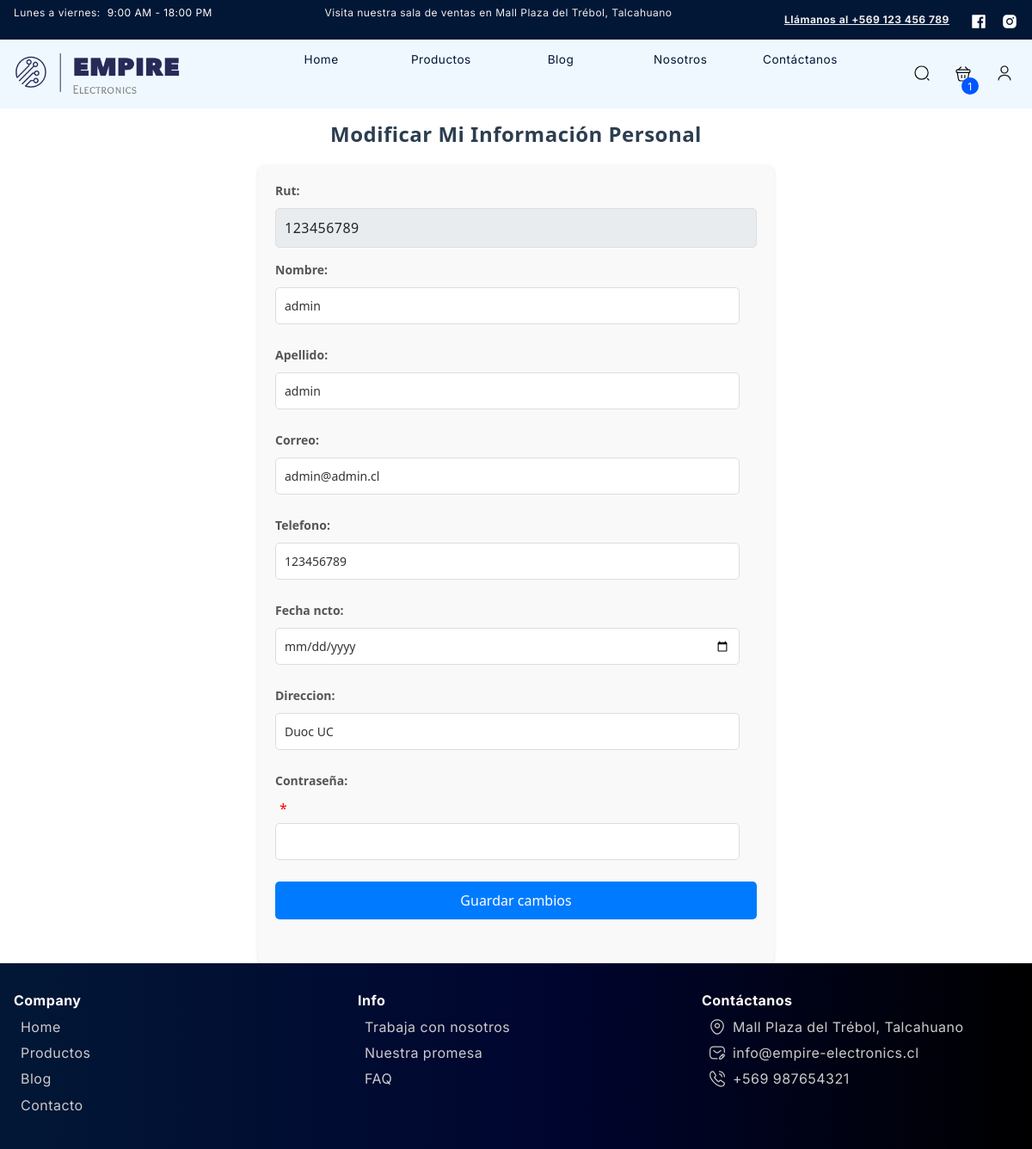
/perfil/ (signed in), run on the app's committed database.
### empireapp/models.py (models this page shows, shortened)
class Cliente(AbstractBaseUser, PermissionsMixin):
    rut = models.CharField(max_length=12, unique=True, primary_key=True)
    nombre = models.CharField(max_length=100)
    apellido = models.CharField(max_length=100)
    correo = models.EmailField(max_length=100, unique=True)
    telefono = models.CharField(max_length=20)
    fecha_ncto = models.DateField(default=timezone.now)
    direccion = models.CharField(max_length=255)
    is_active = models.BooleanField(default=True)
    is_staff = models.BooleanField(default=False)
    objects = ClienteManager()
    USERNAME_FIELD = 'correo'
    REQUIRED_FIELDS = ['rut', 'nombre', 'apellido', 'telefono', 'fecha_ncto', 'direccion']

### empireapp/views.py (the view)
# urls.py: path('perfil/', perfil, name='perfil'),
@login_required
def perfil(request):
    if request.method == 'POST':
        form = UpdateClienteForm(request.POST, instance=request.user)
        if form.is_valid():
            form.save()
            messages.success(request,'Modificacion exitosa.')
            return redirect('perfil')
    else:
        form = UpdateClienteForm(instance=request.user)
    return render(request, 'empireapp/pages/perfil.html', {'form': form})

### empireapp/forms.py (shortened to what this page needs)
class UpdateClienteForm(UserChangeForm):
    fecha_ncto = forms.DateField(widget=forms.DateInput(attrs={'type': 'date'}))
    password = forms.CharField(label='Contraseña', strip=False, required=False, widget=forms.PasswordInput)
    correo = forms.EmailField(validators=[validate_email])
    telefono = forms.IntegerField()
    class Meta(UserChangeForm.Meta):
        model = Cliente
        fields = ('rut', 'nombre', 'apellido', 'correo', 'telefono', 'fecha_ncto', 'direccion')
    def __init__(self, *args, **kwargs):
        super().__init__(*args, **kwargs)
        self.fields['rut'].disabled = True  # Deshabilita el campo rut

### empireapp/context_processors.py (called while the page is built)
def cart_item_count(request):
    cart_item_count = 0
    items = []
    total = 0
    if request.user.is_authenticated:
        cart = Cart.objects.filter(user=request.user).first()
        if cart:
            cart_items = CartItem.objects.filter(cart=cart).select_related('producto')
            cart_item_count = cart_items.count()
            items = cart_items
            total = sum(item.producto.precio * item.quantity for item in items)
    else:
        cart = None
    return {'cart_item_count': cart_item_count, 'cart': cart, 'items': items, 'total': total}

def login_form(request):
    form = AuthenticationForm()
    return {'login_form': form}

### empireapp/templatetags/custom_filters.py (called while the page is built)
@register.filter
def currency(value):
    return "${:,.0f}".format(value)

### empireapp/templates/empireapp/pages/perfil.html (shortened to what this page needs)
{% extends "../index.html" %}
{% load static %}
{% block contenedor %}
<h2 class="page-title">Modificar Mi Información Personal</h2>
<form method="post" class="profile-form">
    <div class="form-group">
        {{ form.rut.label_tag }}
        <span class="form-value">{{ form.rut.value }}</span>
    </div>
    <div class="form-group">
        {{ form.nombre.label_tag }}
        {{ form.nombre }}
    </div>
    <div class="form-group">
        {{ form.apellido.label_tag }}
        {{ form.apellido }}
    </div>
    <div class="form-group">
        {{ form.correo.label_tag }}
        {{ form.correo }}
    </div>
    <div class="form-group">
        {{ form.telefono.label_tag }}
        {{ form.telefono }}
    </div>
    <div class="form-group">
        {{ form.fecha_ncto.label_tag }}
        {{ form.fecha_ncto }}
    </div>
    <div class="form-group">
        {{ form.direccion.label_tag }}
        {{ form.direccion }}
    </div>
    <div class="form-group">
        {{ form.password.label_tag }}<span class="required">*</span>
        <input type="password" name="{{ form.password.name }}" id="{{ form.password.id_for_label }}" required class="required-field">
    </div>
    <div class="form-group btn-container">
        <button type="submit" class="btn-save">Guardar cambios</button>
    </div>
</form>
{% endblock contenedor %}

### empireapp/static/empireapp/css/style.css (style rules this page uses)
:root { --color-black: #021736; --color-green-dark: #1B4242; --color-orange: #F45E0C; --color-orange-light: #FDDBC9; --color-sage: #436850; --color-blue: #0156FF; --color-gray-dark: #7d7d7d; --color-gray-light: #CBCBCB; --color-gray-lighter: #efefef; --color-white: #FFFFFF; --font-primary: "Inter", sans-serif; --transition: all 0.3s ease; --box-shadow: rgba(50, 50, 105, 0.15) 0px 2px 5px 0px, rgba(0, 0, 0, 0.05) 0px 1px 1px 0px; --box-shadow-2: rgb(39 39 94 / 15%) 0 100px 50px 100px, rgb(39 39 94 / 15%) 0 100px 50px 100px }
* { margin: 0; padding: 0; -webkit-box-sizing: border-box; -moz-box-sizing: border-box; box-sizing: border-box; -webkit-font-smoothing: antialiased; -moz-osx-font-smoothing: grayscale; text-rendering: optimizeLegibility; }
body { font-family: var(--font-primary); font-size: 16px; font-optical-sizing: auto; font-style: normal; font-variation-settings: "slnt" 0; }
h1,h2,h3,h4,h5,h6, a, p, span, textarea { letter-spacing: 0.03rem; }
.form-group { display: flex; flex-direction: column; gap: 5px; }
.form-group label { font-size: 16px; color: #333; font-weight: 600; }
.form-group input { padding: 10px; font-size: 16px; border: 1px solid #ccc; border-radius: 4px; transition: border-color 0.3s; }
form button, .btn-logout, .btn-register, .btn-login { display: block; background-color: #4CAF50; color: white; text-align: center; padding: 10px 20px; border: none; border-radius: 5px; cursor: pointer; transition: background-color 0.3s; width: 100%; margin-bottom: 1rem; text-decoration: none; }
.page-title { font-size: 40px; font-weight: bold; margin-bottom: 20px; text-align: center; color: #333; }
.page-title { font-size: 24px; font-weight: bold; margin-bottom: 20px; text-align: center; color: #333; }
.profile-form { max-width: 600px; margin: 0 auto; padding: 20px; background-color: #f9f9f9; border-radius: 8px; box-shadow: 0 2px 4px rgba(0, 0, 0, 0.1); }
.form-group { margin-bottom: 15px; }
.form-group label { display: block; font-weight: bold; margin-bottom: 5px; color: #007bff; }
.form-group .required { color: red; margin-left: 5px; }
.form-group input, .form-group .form-value { width: 100%; padding: 10px; border: 1px solid #ddd; border-radius: 5px; box-sizing: border-box; }
.form-group .form-value { background-color: #e9ecef; padding: 10px; border-radius: 5px; }
.required-field { border: 2px solid red; }
.btn-container { text-align: center; }
.btn-save { padding: 10px 20px; background-color: #007bff; color: white; border: none; border-radius: 5px; text-decoration: none; text-align: center; transition: background-color 0.3s; cursor: pointer; }
.page-title { font-size: 24px; font-weight: bold; margin-bottom: 20px; text-align: center; color: #2c3e50; }
h1, h2 { color: #333; margin-bottom: 20px; }
.form-group { display: flex; flex-direction: column; align-items: flex-start; width: 100%; }
.form-group label, .form-group input, .form-group select, .form-group textarea { width: 100%; }
.form-group input, .form-group select, .form-group textarea { width: calc(100% - 20px); padding: 10px; }
.form-group input, .form-group select, .form-group textarea { margin-bottom: 10px; border: 1px solid #ddd; border-radius: 5px; padding: 10px; font-size: 14px; color: #333; }
.form-group label { font-size: 14px; font-weight: bold; margin-bottom: 5px; color: #555; }

### data on the page
Cliente: rut.value "123456789", nombre "admin", apellido "admin", correo "admin@admin.cl", telefono "123456789", direccion "Duoc UC"

### other printed values
{{ cart_item_count }} "1"
